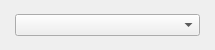
<?xml version="1.0" encoding="UTF-8"?>
<ui version="4.0">
 <class>glitch_object_characters_arduino</class>
 <widget class="QWidget" name="glitch_object_characters_arduino">
  <property name="geometry">
   <rect>
    <x>0</x>
    <y>0</y>
    <width>215</width>
    <height>50</height>
   </rect>
  </property>
  <property name="windowTitle">
   <string>Form</string>
  </property>
  <layout class="QHBoxLayout" name="horizontalLayout">
   <property name="spacing">
    <number>5</number>
   </property>
   <property name="leftMargin">
    <number>15</number>
   </property>
   <property name="topMargin">
    <number>5</number>
   </property>
   <property name="rightMargin">
    <number>15</number>
   </property>
   <property name="bottomMargin">
    <number>5</number>
   </property>
   <item>
    <widget class="QComboBox" name="function">
     <property name="currentText">
      <string notr="true"/>
     </property>
     <property name="sizeAdjustPolicy">
      <enum>QComboBox::AdjustToContents</enum>
     </property>
    </widget>
   </item>
  </layout>
 </widget>
 <tabstops>
  <tabstop>function</tabstop>
 </tabstops>
 <resources>
  <include location="../../Icons/icons.qrc"/>
 </resources>
 <connections/>
</ui>
